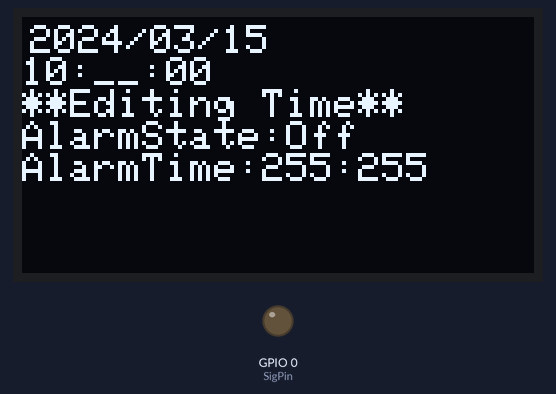
This sketch was run on a simulated ESP32. Shown: 128×64 one-colour display, output pins drawn as LEDs (lit = HIGH). Wiring (inferred from the names in the program): 24Cxx EEPROM at I2C address 0x50; 24Cxx EEPROM at I2C address 0x57. The display library's start-up logo is not drawn; the local clock reads 2024-03-15 10:24:30 at power-on unless the sketch sets it; EEPROM starts erased; what the sketch prints to the serial monitor is not drawn.

Above: at 2.19 s.
At 3.51 s:
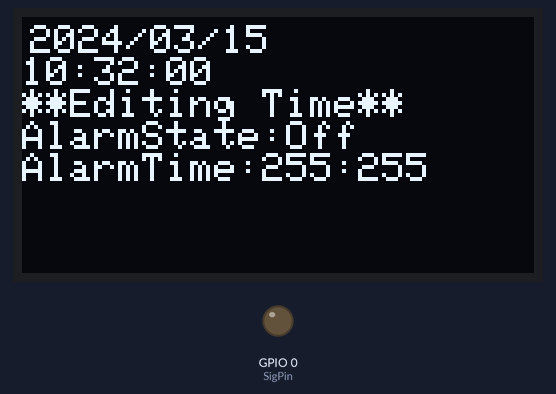
At 5.01 s:
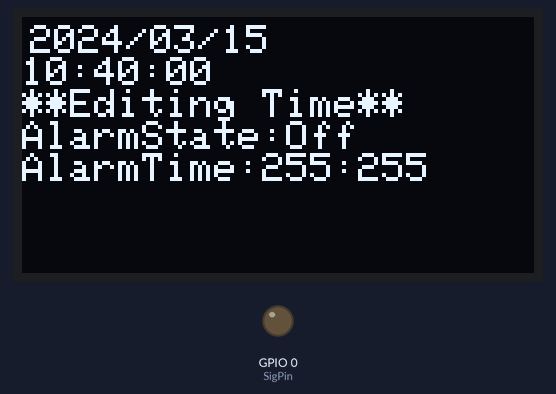
At 8.02 s:
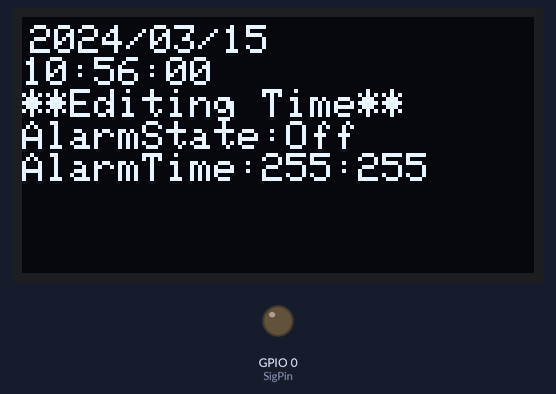
At 11.03 s:
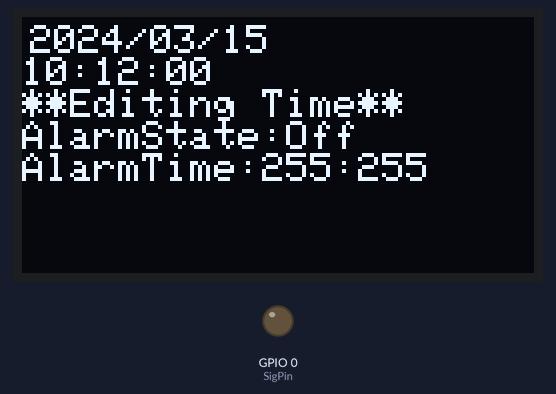
At 14.03 s:
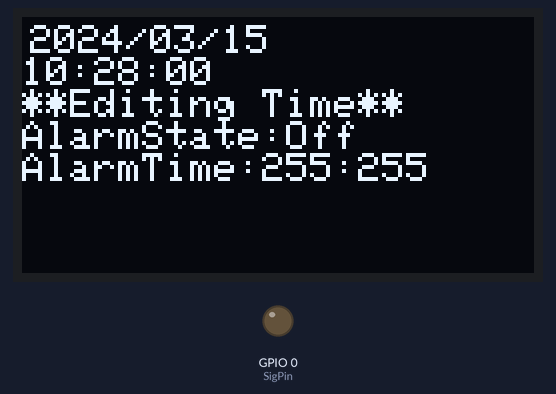

Measured:
- by itself, everything shown: repeats every 11.3 s, in 60 steps

The sketch:

base3.ino
```cpp
#include <SPI.h>
#include <Wire.h>
#include <Adafruit_GFX.h>
#include <Adafruit_SSD1306.h>
#include "RTClib.h"
#include <string>

#define OLED_RESET     -1 // Reset pin # (or -1 if sharing Arduino reset pin)
#define SCREEN_ADDRESS 0x3C
#define SCREEN_WIDTH 128 // OLED display width, in pixels
#define SCREEN_HEIGHT 64 // OLED display height, in pixels
#define EEPROM_ADDR 0x50
#define TTP229_ADDR 0x57
#define SigPin 0

Adafruit_SSD1306 display(SCREEN_WIDTH, SCREEN_HEIGHT, &Wire, OLED_RESET);

RTC_DS1307 rtc;
int isAlarm = 0;
int isWrite = 0, isChange = 0;
int pos = 0, editTimer = 0;
int alarmTime[2] = {10, 10};
bool flash = false;
hw_timer_t * timer = NULL;

DateTime now;

void ewrite_b(int data, int addr){
  Wire.beginTransmission(EEPROM_ADDR);
  Wire.write(addr>>8);  // 发送地址
  Wire.write(addr & 0xFF);  //
  Wire.write(data);
  Wire.endTransmission();
  delay(5);
}

int eread_b(int addr){
  Wire.beginTransmission(EEPROM_ADDR);
  Wire.write(addr>>8);  // 发送地址高八位
  Wire.write(addr & 0xFF);
  Wire.endTransmission();

  Wire.requestFrom(EEPROM_ADDR, 1); // 请求从AT24C32D读取一个字节的数据
  int data;
  if (Wire.available()) {
    data = Wire.read(); // 读取数据
    Serial.println(data); // 输出数据
  }
  delay(5);
  return data;
}

void setup() {
  // put your setup code here, to run once:
  Serial.begin(115200);
  Wire.begin();

  if (! rtc.begin()) {
    Serial.println("Couldn't find RTC");
    Serial.flush();
    while (1) delay(10);
  }
  if (! rtc.isrunning()) {
    Serial.println("RTC is NOT running, let's set the time!");
    rtc.adjust(DateTime(F(__DATE__), F(__TIME__)));
  }
  if(!display.begin(SSD1306_SWITCHCAPVCC, SCREEN_ADDRESS)) {
    Serial.println(F("SSD1306 allocation failed"));
    for(;;); // Don't proceed, loop forever
  }
  display.display();
  delay(2000);
  // Clear the buffer
  display.clearDisplay();

  // ewrite_b(0, 0);
  // ewrite_b(0, 1);
  alarmTime[0] = eread_b(0);  // hour
  alarmTime[1] = eread_b(1);  // minute
  // timer = timerBegin(0, 80, true);
  // timerAttachInterrupt(timer, &dispTime, true);
  // timerAlarmWrite(timer, 500000, true);
  // timerAlarmEnable(timer);
  pinMode(SigPin, OUTPUT);

}

String num2str(uint16_t num){
  String str = "";
  if(num < 10){
    str += '0';
    str += num;
  }
  else{
    str += (num / 10);
    str += (num % 10);
  }
  return str;
}

void dispTime(){
  Serial.print(num2str(now.year()));
  Serial.print("/");
  Serial.print(num2str(now.month()));
  Serial.print("/");
  Serial.println(num2str(now.day()));
  Serial.print(num2str(now.hour()));
  Serial.print(":");
  Serial.print(num2str(now.minute()));
  Serial.print(":");
  Serial.println(num2str(now.second()));

  display.clearDisplay();
  display.setTextSize(1);             // Normal 1:1 pixel scale
  display.setCursor(2,2);             // Start at top-left corner
  display.setTextColor(1, 0); // 黑色背景白字
  display.print(num2str(now.year()));
  display.print("/");
  display.print(num2str(now.month()));
  display.print("/");
  display.println(num2str(now.day()));

  if((isChange | isWrite) && (pos / 10) & flash){
    if(isWrite) display.print(num2str(alarmTime[0]));
    else display.print(num2str(now.hour()));
    flash = !flash;
  }
  else if((isChange | isWrite) && (pos / 10) & !flash){
    display.print("__");
    flash = !flash;
  }
  else
    if(isWrite) display.print(num2str(alarmTime[0]));
    else display.print(num2str(now.hour()));

  display.print(":");

  if((isChange | isWrite) && !(pos / 10) & flash){
    if(isWrite) display.print(num2str(alarmTime[1]));
    else display.print(num2str(now.minute()));
    flash = !flash;
  }
  else if((isChange | isWrite) && !(pos / 10) & !flash){
    display.print("__");
    flash = !flash;
  }
  else  // 、、、、、、、、、、、、、、、、、、、、、、、、、、、、、、、、、、、、待修改、、、、、、、、、、、、、
    if(isWrite) display.print(num2str(alarmTime[1]));
    else display.print(num2str(now.minute()));

  if(isWrite) display.println();
  else  {
    display.print(":");
    display.println(num2str(now.second()));
  }


  if(isChange)      display.println("**Editing Time**");
  else if(isWrite)  display.println("**Writing alarm**");
  else              display.println("**Running**");

  display.print("AlarmState:");
  display.println(isAlarm?"On":"Off");

  display.print("AlarmTime:");
  display.print(num2str(eread_b(0)));
  display.print(":");
  display.println(num2str(eread_b(1)));

  display.display();
}

void loop() {
  // put your main code here, to run repeatedly:
  now = rtc.now();
  Wire.requestFrom(TTP229_ADDR, 2);
  if(Wire.available()){
    unsigned int c = 0;
    int button = -1;
    // read每次读取一个字节
    for(int i = 0; i < 2; i++){
      if(i) c += Wire.read();
      else  c += Wire.read() << 8;
    }
    if(c) {
      button = 15 - log2(c);
      Serial.println(button, HEX);
    }

    if(button == 0){
      isChange = 1;
      while(1){
        uint8_t hour = now.hour();
        uint8_t minute = now.minute();
        Wire.requestFrom(TTP229_ADDR, 2);
        c = 0;
        button = -1;
        for(int i = 0; i < 2; i++){
          if(i) c += Wire.read();
          else  c += Wire.read() << 8;
        }
        if(c) {
          button = 15 - log2(c);
          Serial.println(button, HEX);
        }

        if(button == 0){
          if(!(pos / 10)){
            pos = 0;
            editTimer = 0;
            rtc.adjust(DateTime(now.year(),now.month(),now.day(),now.hour(),(minute + 1) % 60, 0));
          }
          else if(pos / 10){
            pos = 10;
            editTimer = 0;
            rtc.adjust(DateTime(now.year(),now.month(),now.day(),(hour + 1) % 24,now.minute(), 0));
          }
        }
        else{
          editTimer ++;
          pos++;
          if(pos >= 20)  pos = 0;
          if(editTimer == 40){
            editTimer = 0;
            isChange = 0;
            button = -1;
            break;
          }
        }
        now = rtc.now();
        dispTime();
        delay(150);
      }
    }
    if(button == 1){
      isWrite = 1;
      while(1){
        uint8_t hour = now.hour();
        uint8_t minute = now.minute();
        Wire.requestFrom(TTP229_ADDR, 2);
        c = 0;
        button = -1;
        for(int i = 0; i < 2; i++){
          if(i) c += Wire.read();
          else  c += Wire.read() << 8;
        }
        if(c) {
          button = 15 - log2(c);
          Serial.println(button, HEX);
        }

        if(button == 1){
          if(!(pos / 10)){
            pos = 0;
            editTimer = 0;
            alarmTime[1] = (alarmTime[1] + 1) % 60;
          }
          else if(pos / 10){
            pos = 10;
            editTimer = 0;
            alarmTime[0] = (alarmTime[0] + 1) % 24;
          }
        }
        else{
          editTimer ++;
          pos++;
          if(pos >= 20)  pos = 0;
          if(editTimer == 40){
            editTimer = 0;
            isWrite = 0;
            button = -1;
            ewrite_b(alarmTime[0], 0);
            ewrite_b(alarmTime[1], 1);
            break;
          }
        }
        dispTime();
        delay(150);
      }
    }
    if(button == 2){
      isAlarm = !isAlarm;
    }
    if(isAlarm){
      int hour = (int)now.hour();
      int minute = (int)now.minute();
      if(hour == alarmTime[0] && minute == alarmTime[1]){
        tone(SigPin, 1000);
        delay(500);
        noTone(SigPin);
      }
    }
    dispTime();
    delay(250);
  }
}
```
